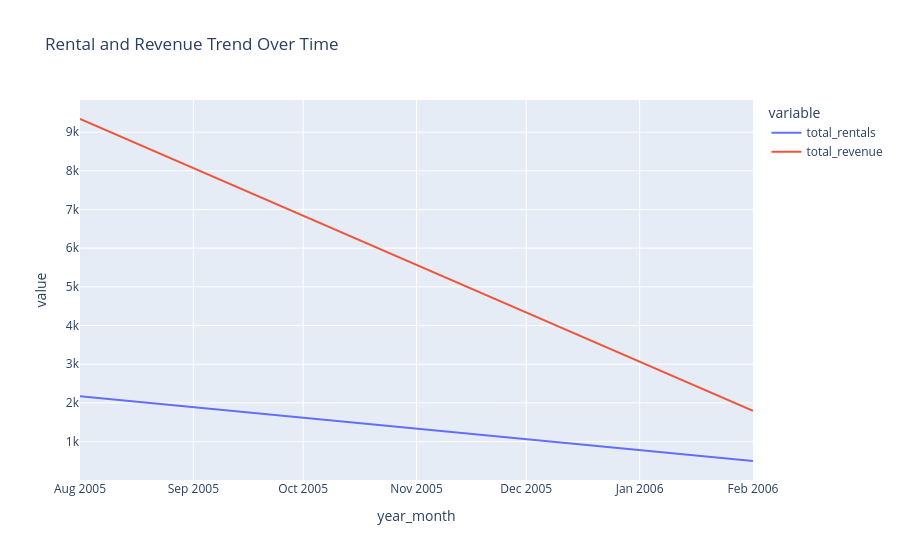

The notebook cell this image was saved under:
### Code cell
trend = merged_df1.groupby('year_month').agg(
    total_rentals=('total_num_of_rental', 'sum'),
    total_revenue=('total_rental_revenue', 'sum')
).reset_index()

fig_rental_and_revenue_distribution = px.line(
    trend,
    x='year_month',
    y=['total_rentals','total_revenue'],
    title='Rental and Revenue Trend Over Time'
)

fig_rental_and_revenue_distribution.show()

### Figure 1 — Plotly figure (JSON) as saved in the notebook; plotly's stock layout.template omitted (floating-point values rounded to 4 significant figures)
{"data": [{"hovertemplate": "variable=total_rentals<br>year_month=%{x}<br>value=%{y}<extra></extra>", "legendgroup": "total_rentals", "line": {"color": "#636efa", "dash": "solid"}, "marker": {"symbol": "circle"}, "mode": "lines", "name": "total_rentals", "orientation": "v", "showlegend": true, "type": "scatter", "x": ["2005-08", "2006-02"], "xaxis": "x", "y": [2174.0, 497.0], "yaxis": "y"}, {"hovertemplate": "variable=total_revenue<br>year_month=%{x}<br>value=%{y}<extra></extra>", "legendgroup": "total_revenue", "line": {"color": "#EF553B", "dash": "solid"}, "marker": {"symbol": "circle"}, "mode": "lines", "name": "total_revenue", "orientation": "v", "showlegend": true, "type": "scatter", "x": ["2005-08", "2006-02"], "xaxis": "x", "y": [9339.0, 1796.0], "yaxis": "y"}], "layout": {"legend": {"title": {"text": "variable"}, "tracegroupgap": 0}, "title": {"text": "Rental and Revenue Trend Over Time"}, "xaxis": {"anchor": "y", "domain": [0, 1], "title": {"text": "year_month"}}, "yaxis": {"anchor": "x", "domain": [0, 1], "title": {"text": "value"}}}}
